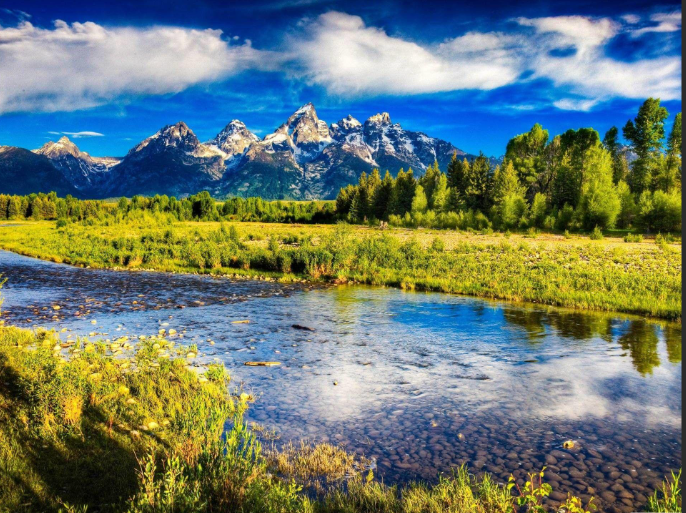
#> input picture image_nature.png, 686 x 513 px
$ python ASSIGNMENT_AUGMENTATION.py
#> lines starting #> are read from the running program, lines starting #| are printed output that depends on the picture
#> the answer given: ../image_nature.png
import cv2
import numpy as np
import matplotlib.pyplot as plt
import os

class augmentation:
    def __init__(self,image_path):
#> called with image_path = '../image_nature.png'
        self.image_path=image_path
        if os.path.exists(image_path)==False:
            raise FileNotFoundError("File not found")
        if os.path.splitext(image_path)[1].lower() not in ('.png','.jpg','.jpeg','.bmp'):
            raise ValueError("File not of appropriate type")


        self.img=cv2.imread(self.image_path)
#> self.img is the input picture: shape (513, 686, 3); mean B, G, R 111.8, 123, 107.4
    def augmentation(self):
        # brightness augmentation
            bright_img=self.img.astype(np.int16)
            brightness_factor=30
            bright_img=np.clip(bright_img+brightness_factor,0,255).astype(np.uint8)
            cv2.imwrite("brightness_augmented_image.jpg",bright_img)
        # contrast augmentation
            contrast_factor=1.5
            contrast_img=self.img.astype(np.float32)
            contrast_img=np.clip((contrast_img-128)*contrast_factor+128,0,255).astype(np.uint8)
            cv2.imwrite("contrast_augmented_image.jpg",contrast_img)
        # rotation augmentation - random angle between -40 and +40
            angle=np.random.uniform(-40,40)
            height,width=self.img.shape[:2]
#> height = 513; width = 686
            center=(width//2,height//2)
#> center = (343, 256)
            rotation_matrix=cv2.getRotationMatrix2D(center,angle,scale=1.0)
            rotated_image=cv2.warpAffine(self.img,rotation_matrix,(width,height))
            cv2.imwrite("rotated_augmented_image.jpg",rotated_image)

        #Saturation augmentation
            hsv=cv2.cvtColor(self.img,cv2.COLOR_BGR2HSV).astype(np.float32)
            saturation_factor=1.5
            hsv[:,:,1]=np.clip(hsv[:,:,1]*saturation_factor,0,255).astype(np.uint8)
            saturated_img=cv2.cvtColor(hsv.astype(np.uint8),cv2.COLOR_HSV2BGR)
            cv2.imwrite("saturation_augmented_image.jpg",saturated_img)
        #gaussian_noise augmentation:
            mean=0
            std=15
            gaussian_noise=np.random.normal(mean,std,self.img.shape)
            noised_img=self.img.astype(np.float32)
            noised_img=np.clip(noised_img+gaussian_noise,0,255).astype(np.uint8)
            cv2.imwrite("gaussian_noise_augmented_image.jpg",noised_img)

        #translated_image augmentation
            tx=50
            ty=150
            translated_matrix=np.array([[1,0,tx],[0,1,ty]]) #if instead  of 0 if shear_factor put it becomes sheared image
            translated_img=cv2.warpAffine(self.img.astype(np.uint8),translated_matrix.astype(np.float32),(width,height))
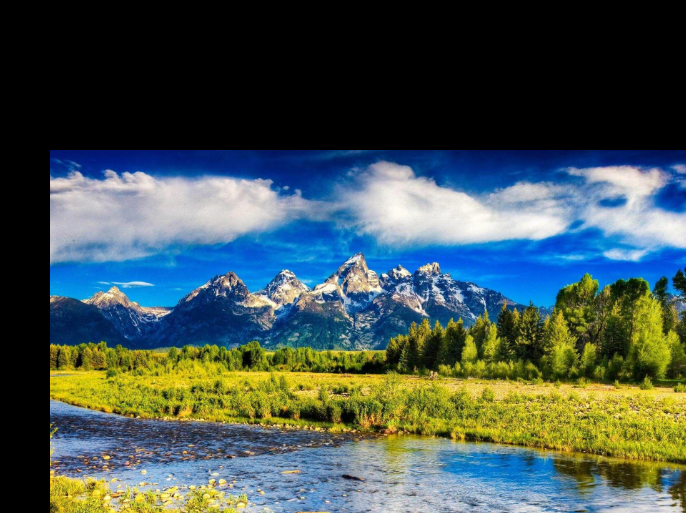
#> translated_img: shape (513, 686, 3); mean B, G, R 81.9, 84, 67.9
            cv2.imwrite("translated_image.png",translated_img)

        #zoomed transformation:
            fx=1.5
            fy=1.5
            scaled=cv2.resize(self.img,None,fx=fx,fy=fy).astype(np.float32)
            (start_y)=(scaled.shape[0]-self.img.shape[0])//2
#> start_y = 128
            start_x=(scaled.shape[1]-self.img.shape[1])//2
#> start_x = 171
            self.img=self.img.astype(np.uint8)
            zoomed_img=scaled[(start_y):(start_y)+self.img.shape[0],(start_x):start_x+self.img.shape[1]].astype(np.uint8)
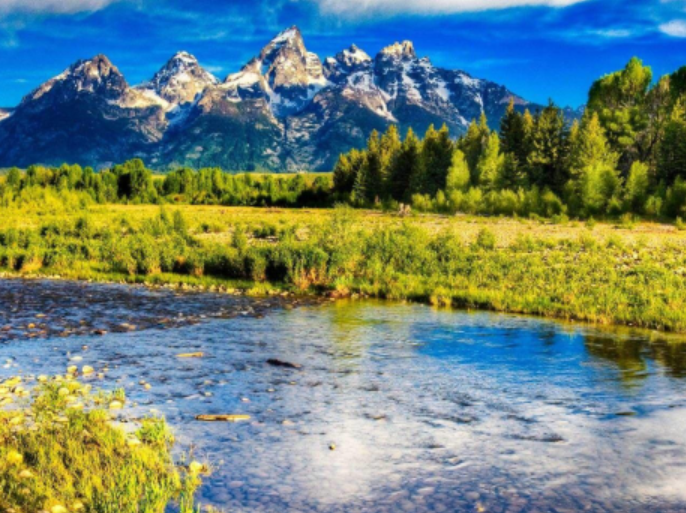
#> zoomed_img: shape (513, 686, 3); mean B, G, R 118, 130.8, 108.9
            cv2.imwrite("zoomed_image.jpg",zoomed_img)
        #flipping:
            self.img=self.img.astype(np.uint8)
            hflip=cv2.flip(self.img,1)
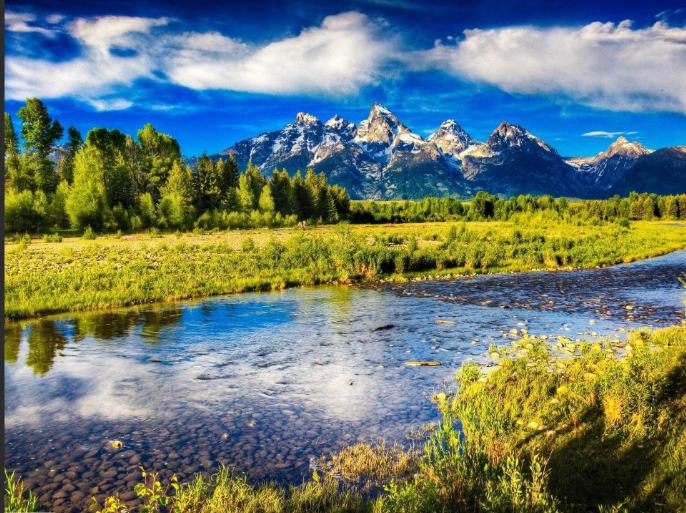
#> hflip: shape (513, 686, 3); mean B, G, R 111.8, 123, 107.4
            cv2.imwrite("horizontal_flipped_image.jpg",hflip)
            vflip=cv2.flip(self.img,0)
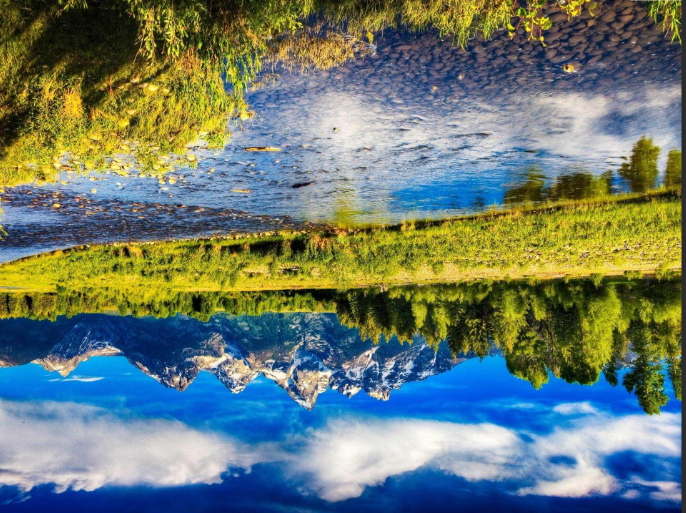
#> vflip: shape (513, 686, 3); mean B, G, R 111.8, 123, 107.4
            cv2.imwrite("vertical_flipped_image.jpg",vflip)
            bflip=cv2.flip(self.img,-1)
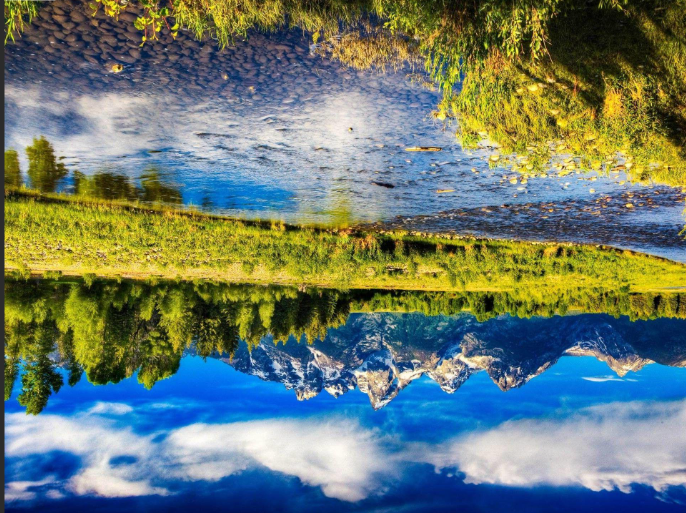
#> bflip: shape (513, 686, 3); mean B, G, R 111.8, 123, 107.4
            cv2.imwrite("both_flipped_image.jpg",bflip)
            hflip=cv2.cvtColor(hflip,cv2.COLOR_BGR2RGB)
            vflip=cv2.cvtColor(vflip,cv2.COLOR_BGR2RGB)
            bright_img=cv2.cvtColor(bright_img,cv2.COLOR_BGR2RGB)
            contrast_img=cv2.cvtColor(contrast_img,cv2.COLOR_BGR2RGB)
            rotated_image=cv2.cvtColor(rotated_image,cv2.COLOR_BGR2RGB)
            zoomed_img=cv2.cvtColor(zoomed_img,cv2.COLOR_BGR2RGB)
            gaussian_noise=cv2.cvtColor(gaussian_noise.astype(np.uint8),cv2.COLOR_BGR2RGB)
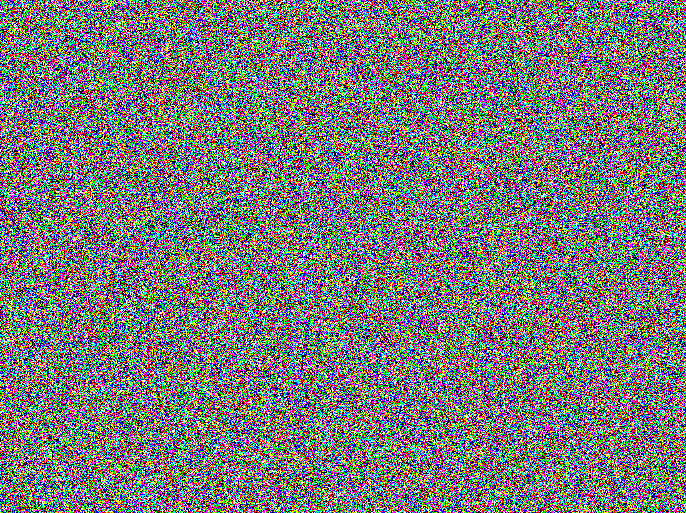
#> gaussian_noise: shape (513, 686, 3); mean R, G, B 121, 121.2, 121
            saturated_img=cv2.cvtColor(saturated_img,cv2.COLOR_BGR2RGB)


            plt.figure(figsize=(8,4))
            plt.subplot(2,4,1)
            plt.imshow(bright_img)
            plt.title("bright image")
            plt.axis("off")

            plt.subplot(2,4,2)
            plt.imshow(contrast_img)
            plt.title("contrast image")
            plt.axis("off")

            plt.subplot(2,4,3)
            plt.imshow(rotated_image)
            plt.title("rotated image")
            plt.axis("off")

            plt.subplot(2,4,4)
            plt.imshow(hflip)
            plt.title("horizontal flipped image")
            plt.axis("off")

            plt.subplot(2,4,5)
            plt.imshow(vflip)
            plt.title("vertical flipped image")
            plt.axis("off")

            plt.subplot(2,4,6)
            plt.imshow(zoomed_img)
            plt.title("zoomed image")
            plt.axis("off")


            plt.subplot(2,4,7)
            plt.imshow(cv2.cvtColor(translated_img,cv2.COLOR_BGR2RGB))
            plt.title("translated image")
            plt.axis("off")

            plt.subplot(2,4,8)
            plt.imshow(saturated_img)
            plt.title("saturated image")
            plt.axis("off")
            plt.show()
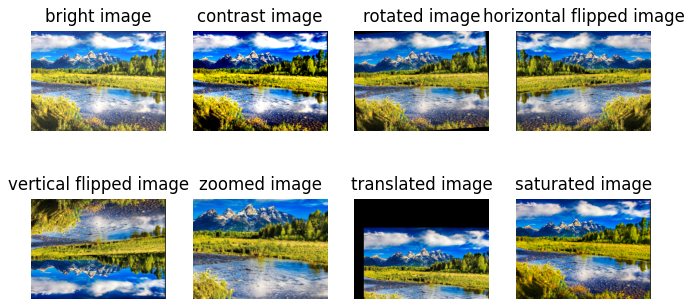
#> figure drawn by matplotlib, 8 panels


def main():
    image_path=input("Enter path:")
    ac=augmentation(image_path)
    ac.augmentation()
main()
